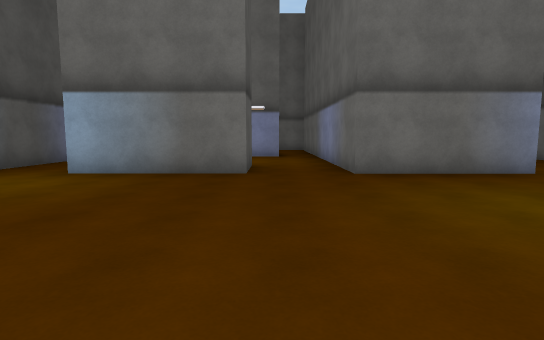
View 1 (above)

24 first-person views from a walk through a Unity game level. The camera is 1.4 m above the floor, tilts 6° down and sees 80° across. Doors are open. The floor is counted in squares, 2 m on a side. Each view is taken from the middle of a square. On the plan, view 1 faces up. The plan holds only what a view shows up to about 10 squares ahead; the rest is blank. The place goes on beyond the plan. The player is left out. Some surface patterns are stand-ins.

View 2
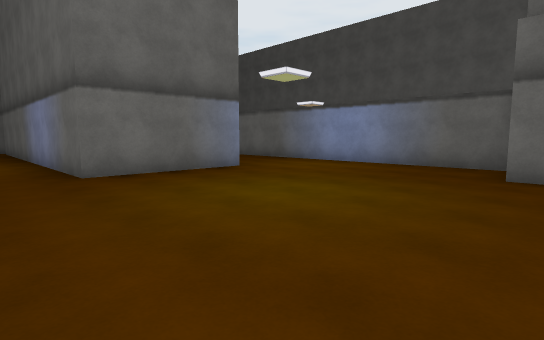

View 3
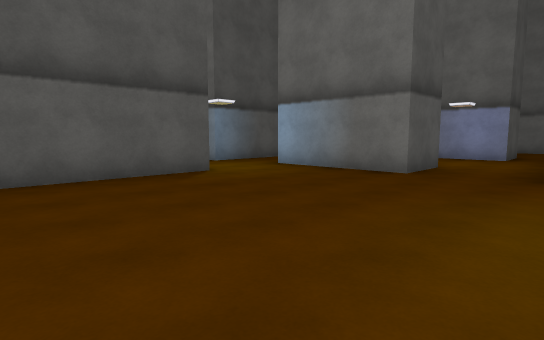

View 4
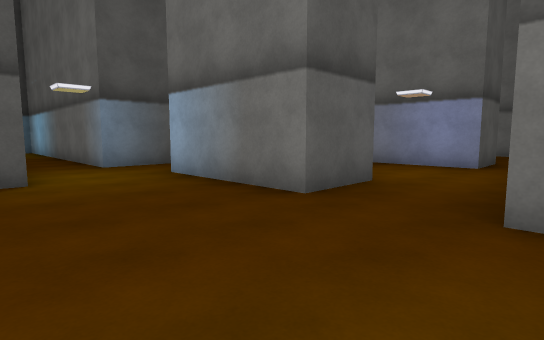

View 5
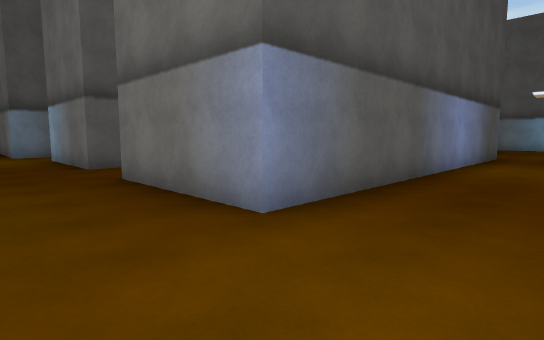

View 6
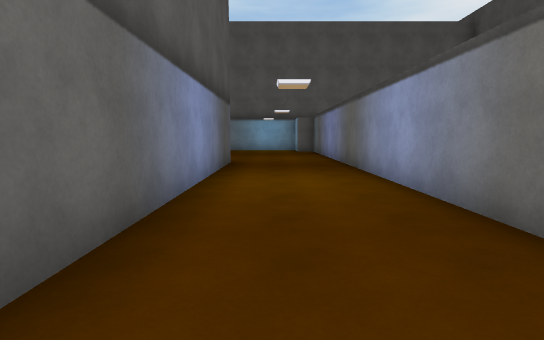

View 7
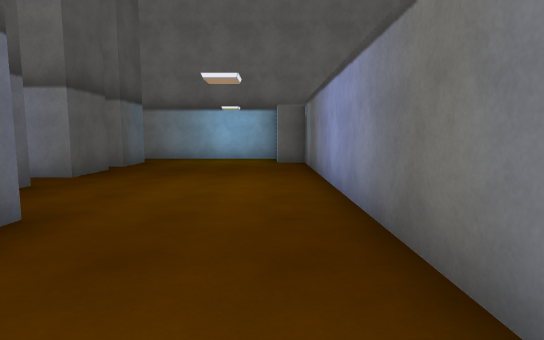

View 8
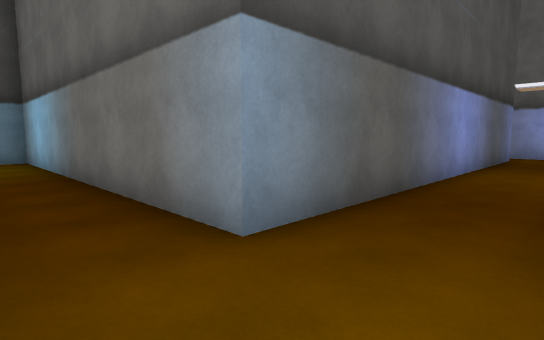

View 9
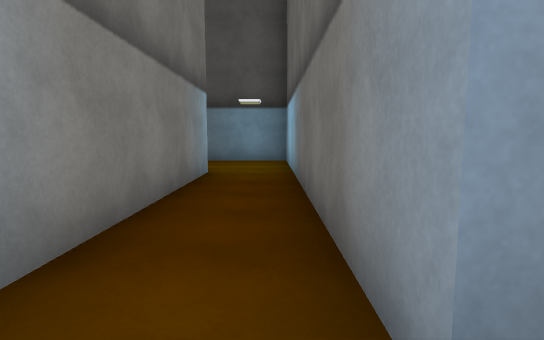

View 10
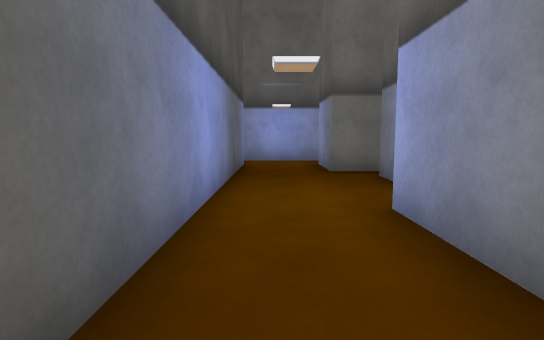

View 11
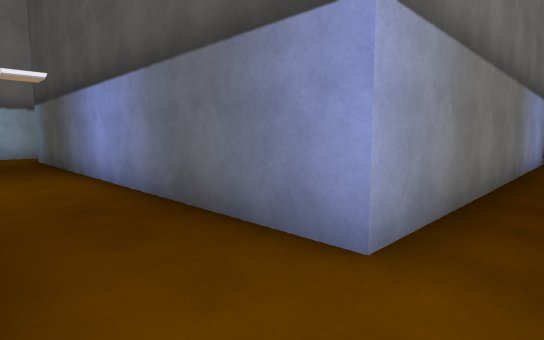

View 12
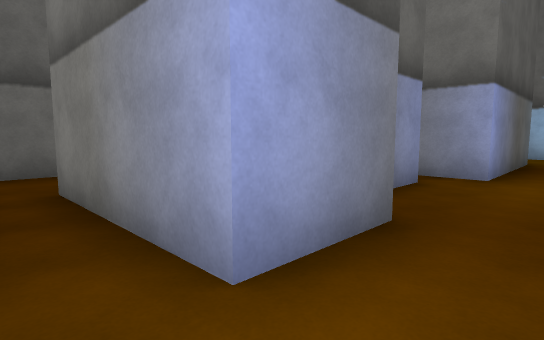

View 13
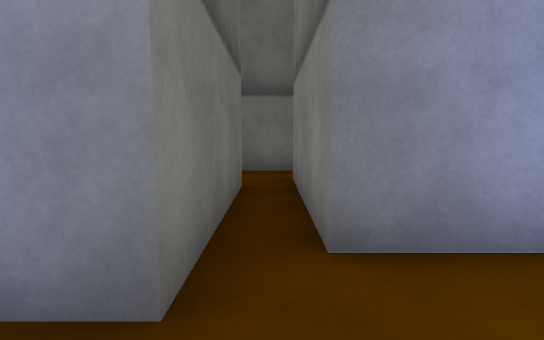

View 14
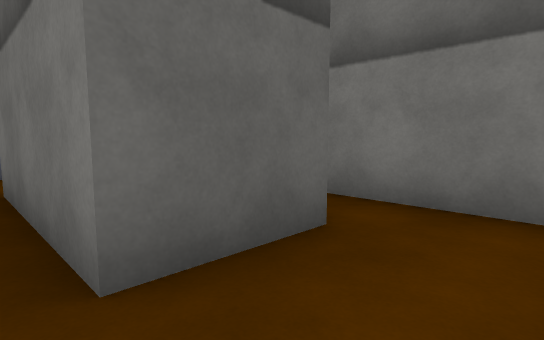

View 15
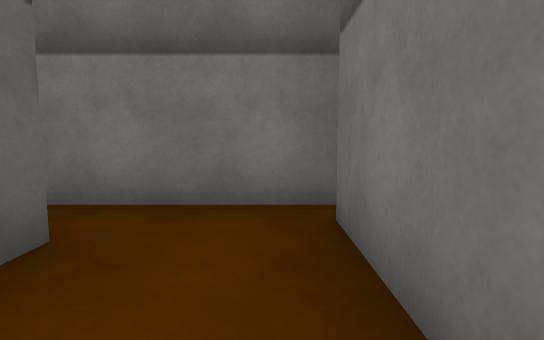

View 16
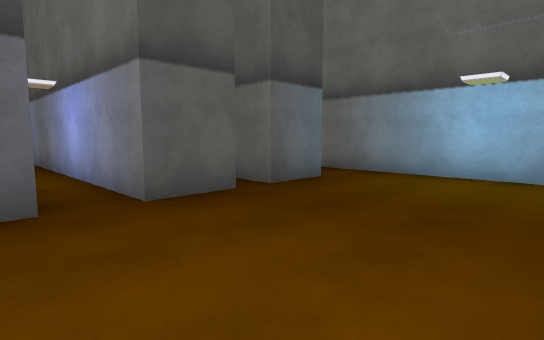

View 17
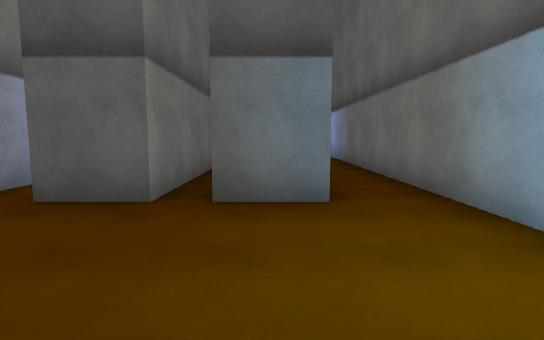

View 18
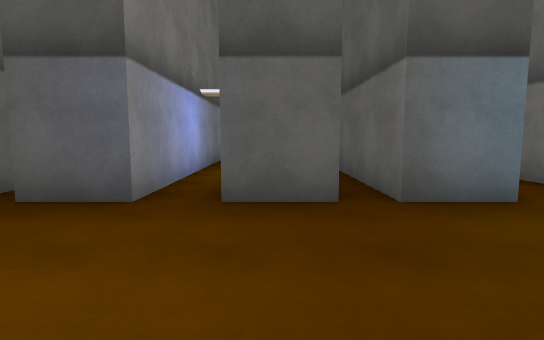

View 19
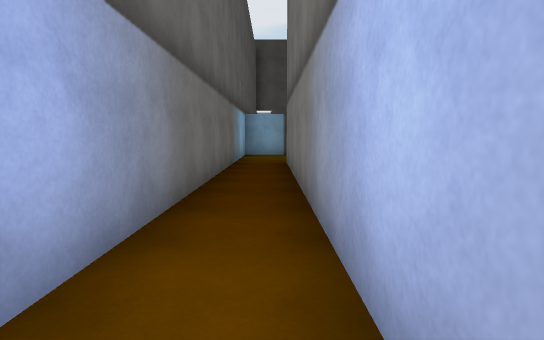

View 20
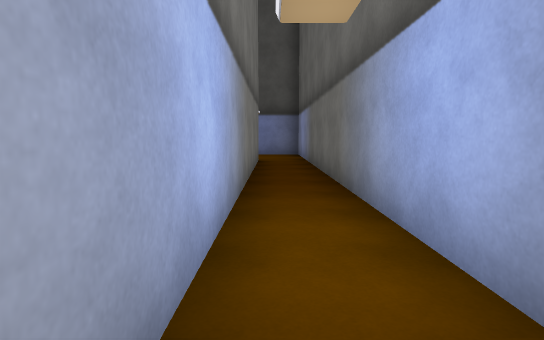

View 21
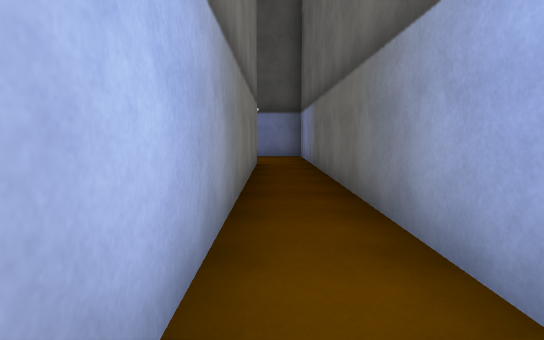

View 22
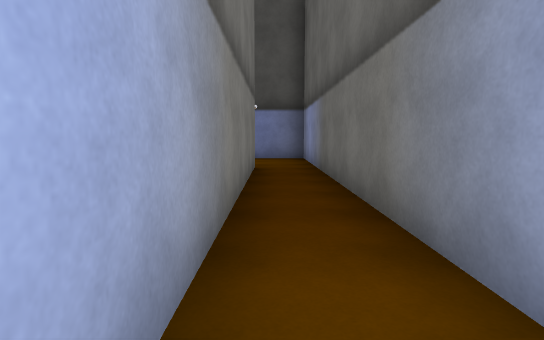

View 23
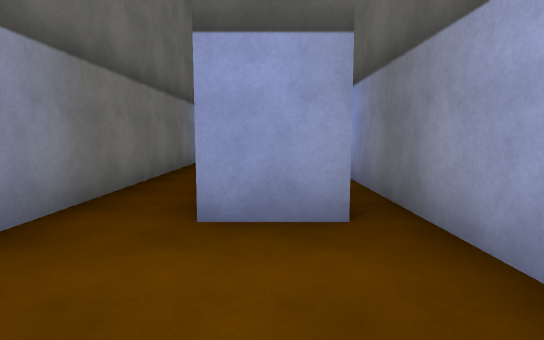

View 24
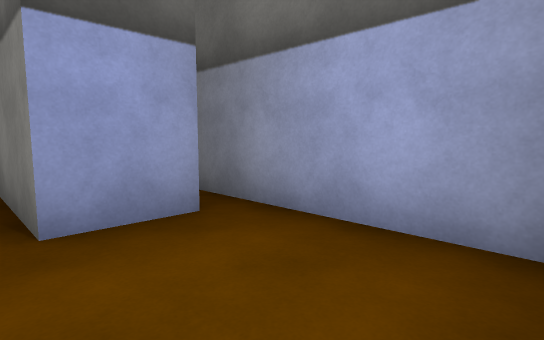

### Floor plan
Points are (right, up) in squares from view 1. A wall is a line through its corners. A room is listed if a view was taken in it or the views show most of it. See-through windows are left out.
Room 1 (views 1, 2, 3, 4, 5, 6, 7, 8, 9, 10, 13, 14, 15)
walls: (-0.5, 7.8) (-0.5, 6) (-3.8, 6) (-3.8, 10.1) (-2.8, 10.1); (-3.1, 10.9) (-3.1, 12.7) (0.2, 12.7) (0.2, 11) (-2.2, 11); (6, 0.5) (6, 1); (7.9, 1.1) (7.9, 6.4); (7.9, 9.1) (7.9, 16.5); (-0.5, 15.1) (-0.5, 13.4) (-3.8, 13.4) (-3.8, 15.1); (-11.4, 3.8) (-3.6, 3.8) (-3.6, 0.4); (-5.7, 15.1) (-5.7, 5.4) (-14.2, 5.4) (-14.2, 3.1); (4.9, 15.8) (4.9, 6) (1.5, 6) (1.5, 15.8)
ways out: opening at (-4.5, 14.5) to room 2; opening at (0.5, 14.5) to room 2; opening at (6.5, 15.5) to room 3
Room 2 (views 11, 12)
walls: (-3.8, 15.1) (-0.5, 15.1); (-3.6, 16.3) (-5.9, 16.3); (-14.2, 15.1) (-5.7, 15.1); (1.8, 16.3) (-1.4, 16.3)
ways out: opening at (-4.5, 14.5) to room 1; opening at (0.5, 14.5) to room 1; opening at (2.5, 16) to room 3
Room 3 (views 16, 17, 18, 19, 20, 21, 22)
walls: (0, 19.7) (3.6, 19.7) (3.6, 18.5) (-2.6, 18.5); (-2.4, 17.5) (3.6, 17.5) (3.6, 16.2); (7.2, 23) (-11.4, 23); (7.9, 16.5) (7.9, 21.6) (7.1, 21.6); (-11.5, 19.7) (-8.6, 19.7); (-11.4, 21.6) (3.6, 21.6) (3.6, 20.4) (0.4, 20.4)
ways out: opening at (6.5, 15.5) to room 1; opening at (2.5, 16) to room 2; opening at (-11, 21) to room 4
Room 4 (views 23, 24)
walls: (-13.9, 19.7) (-11.5, 19.7); (-11.4, 20.2) (-11.4, 21.6); (-11.4, 23) (-13.9, 23)
ways out: opening at (-11, 21) to room 3

Positions as (right, up) in squares from view 1, and headings:
1: (0, 0), facing up
2: (0, 0), facing up-right
3: (2, 0), facing up-left
4: (2, 3), facing up-left
5: (7, 4), facing up-left
6: (6, 7), facing up
7: (7, 13), facing up
8: (-4, 4), facing up-left
9: (-5, 5), facing left
10: (-5, 7), facing up
11: (-4, 16), facing down-left
12: (-5, 16), facing down-right
13: (-5, 13), facing right
14: (1, 13), facing up-left
15: (1, 13), facing up
16: (7, 17), facing up-left
17: (7, 21), facing left
18: (7, 19), facing left
19: (-5, 22), facing right
20: (-2, 22), facing left
21: (-3, 22), facing left
22: (-4, 22), facing left
23: (-14, 21), facing right
24: (-14, 22), facing down-right
